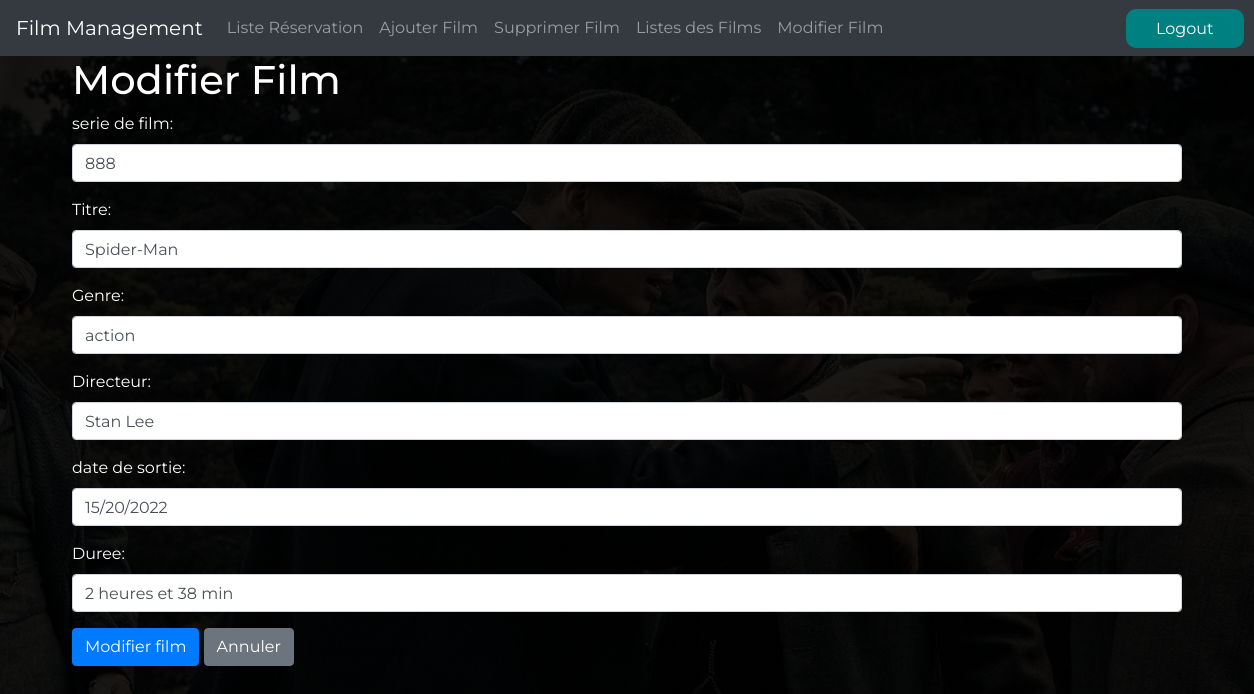
The page /modifierfilm.php?id=888 on the database its author committed.
### tables this page shows
CREATE TABLE `film` (
  `serie_film` int(10) NOT NULL,
  `titre` varchar(80) NOT NULL,
  `genre` varchar(80) NOT NULL,
  `directeur` varchar(80) NOT NULL,
  `date_sortie` varchar(80) NOT NULL,
  `duree` varchar(80) NOT NULL
);

### connexion.php (called while the page is built, shortened)
<?php
abstract class connexion {
function __construct()
{
$this->pdo =new PDO('mysql:host=localhost;dbname=filmprojet','root','');
}
}
?>

### filmController.php (called while the page is built, shortened)
<?php
include_once('connexion.php');
class filmController extends Connexion{
function getfilm($id){
    $query="SELECT * FROM film WHERE serie_film = ? ";
    $res = $this->pdo->prepare($query);
    $res->execute(array($id));
    $array= $res->fetch();
    return $array;
}
}
?>

### modifierfilm.php (the view, shortened to what this page needs)
<!DOCTYPE html>
<html lang="en">
<head>
    <link rel="stylesheet" href="main.css">
    <link rel="stylesheet" href="https://cdnjs.cloudflare.com/ajax/libs/bootstrap/5.0.2/css/bootstrap.min.css">
</head>
<body>
<?php
require_once('filmController.php');
$filmCtr=new filmController();
$res=$filmCtr->getfilm($_GET['id']);
?>
<?php include('navbar.php'); ?>
<div class="container">
<h1 style="color:white;">Modifier Film</h1>
    <form action="modifierfilm_action.php" method="post">
    <div class="mb-3">
            <label for="title" class="form-label"style="color:white;">serie de film:</label>
            <input type="text" id="serie" name="serie" value = "<?php echo $res['serie_film'] ?> "class="form-control" required>
        </div>
    <div class="mb-3">
            <label for="title" class="form-label"style="color:white;">Titre:</label>
            <input type="text" id="titre" name="titre" value = "<?php echo $res['titre'] ?> " class="form-control" required>
        </div>
        <div class="mb-3">
            <label for="genre" class="form-label"style="color:white;">Genre:</label>
            <input type="text" id="genre" name="genre" value = "<?php echo $res['genre'] ?> " class="form-control" required>
        </div>
        <div class="mb-3">
            <label for="director" class="form-label"style="color:white;">Directeur:</label>
            <input type="text" id="directeur" name="directeur" value = "<?php echo $res['directeur'] ?> " class="form-control" required>
        </div>
        <div class="mb-3">
            <label for="release-year" class="form-label"style="color:white;">date de sortie:</label>
            <input type="text" id="date" name="date" value = "<?php echo $res['date_sortie'] ?> " class="form-control" required>
        </div>
        <div class="mb-3">
            <label for="duration" class="form-label"style="color:white;">Duree:</label>
            <input type="text" id="duree" name="duree" value = "<?php echo $res['duree'] ?> " class="form-control" required>
        </div>
        <button type="submit" class="btn btn-primary">Modifier film</button>
        <button type="reset" class="btn btn-secondary">Annuler</button>
    </form>
</div>
</body>
</html>

### main.css (style rules this page uses)
* { margin: 0; padding: 0; font-family: 'Montserrat', sans-serif; box-sizing: border-box; }
html { scroll-behavior: smooth; }
body { background-image: linear-gradient( rgba(0,0,0,0.9),rgba(0,0,0,0.9)),url('images/hero page/7.jpg'); background-position: center; background-size: cover; background-repeat: no-repeat; height: 130vh; }

### rows shown on the page
film: serie "888", titre "Spider-Man", genre "action", directeur "Stan Lee", date "15/20/2022", duree "2 heures et 38 min"
